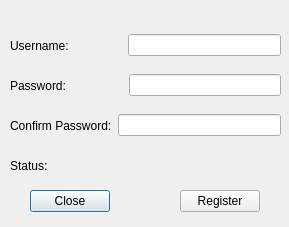
<?xml version="1.0" encoding="UTF-8"?>
<ui version="4.0">
 <class>registerWindow</class>
 <widget class="QDialog" name="registerWindow">
  <property name="geometry">
   <rect>
    <x>0</x>
    <y>0</y>
    <width>289</width>
    <height>227</height>
   </rect>
  </property>
  <property name="windowTitle">
   <string>Virtualsoc Register</string>
  </property>
  <widget class="QWidget" name="horizontalLayoutWidget">
   <property name="geometry">
    <rect>
     <x>10</x>
     <y>70</y>
     <width>271</width>
     <height>31</height>
    </rect>
   </property>
   <layout class="QHBoxLayout" name="passLayout">
    <item>
     <widget class="QLabel" name="labelPass">
      <property name="text">
       <string>Password:                 </string>
      </property>
     </widget>
    </item>
    <item>
     <widget class="QLineEdit" name="passField">
      <property name="inputMethodHints">
       <set>Qt::ImhDialableCharactersOnly|Qt::ImhDigitsOnly|Qt::ImhEmailCharactersOnly|Qt::ImhExclusiveInputMask|Qt::ImhFormattedNumbersOnly|Qt::ImhHiddenText|Qt::ImhLatinOnly|Qt::ImhLowercaseOnly|Qt::ImhNoAutoUppercase|Qt::ImhNoPredictiveText|Qt::ImhSensitiveData|Qt::ImhUppercaseOnly|Qt::ImhUrlCharactersOnly</set>
      </property>
      <property name="echoMode">
       <enum>QLineEdit::Password</enum>
      </property>
     </widget>
    </item>
   </layout>
  </widget>
  <widget class="QWidget" name="horizontalLayoutWidget_2">
   <property name="geometry">
    <rect>
     <x>10</x>
     <y>110</y>
     <width>271</width>
     <height>31</height>
    </rect>
   </property>
   <layout class="QHBoxLayout" name="passLayout_2">
    <item>
     <widget class="QLabel" name="labelPass2">
      <property name="text">
       <string>Confirm Password:</string>
      </property>
     </widget>
    </item>
    <item>
     <widget class="QLineEdit" name="passField_2">
      <property name="inputMethodHints">
       <set>Qt::ImhDialableCharactersOnly|Qt::ImhDigitsOnly|Qt::ImhEmailCharactersOnly|Qt::ImhExclusiveInputMask|Qt::ImhFormattedNumbersOnly|Qt::ImhHiddenText|Qt::ImhLatinOnly|Qt::ImhLowercaseOnly|Qt::ImhNoAutoUppercase|Qt::ImhNoPredictiveText|Qt::ImhSensitiveData|Qt::ImhUppercaseOnly|Qt::ImhUrlCharactersOnly</set>
      </property>
      <property name="echoMode">
       <enum>QLineEdit::Password</enum>
      </property>
     </widget>
    </item>
   </layout>
  </widget>
  <widget class="QWidget" name="horizontalLayoutWidget_3">
   <property name="geometry">
    <rect>
     <x>10</x>
     <y>30</y>
     <width>271</width>
     <height>31</height>
    </rect>
   </property>
   <layout class="QHBoxLayout" name="userLayout">
    <item>
     <widget class="QLabel" name="labelUser">
      <property name="text">
       <string>Username:                </string>
      </property>
     </widget>
    </item>
    <item>
     <widget class="QLineEdit" name="userField">
      <property name="inputMethodHints">
       <set>Qt::ImhExclusiveInputMask</set>
      </property>
      <property name="echoMode">
       <enum>QLineEdit::Normal</enum>
      </property>
     </widget>
    </item>
   </layout>
  </widget>
  <widget class="QLabel" name="labelStatus">
   <property name="geometry">
    <rect>
     <x>10</x>
     <y>150</y>
     <width>251</width>
     <height>31</height>
    </rect>
   </property>
   <property name="text">
    <string>Status:</string>
   </property>
  </widget>
  <widget class="QPushButton" name="cancelButton">
   <property name="geometry">
    <rect>
     <x>30</x>
     <y>190</y>
     <width>80</width>
     <height>22</height>
    </rect>
   </property>
   <property name="text">
    <string>Close</string>
   </property>
  </widget>
  <widget class="QPushButton" name="registerButton">
   <property name="geometry">
    <rect>
     <x>180</x>
     <y>190</y>
     <width>80</width>
     <height>22</height>
    </rect>
   </property>
   <property name="text">
    <string>Register</string>
   </property>
  </widget>
 </widget>
 <resources/>
 <connections/>
</ui>
